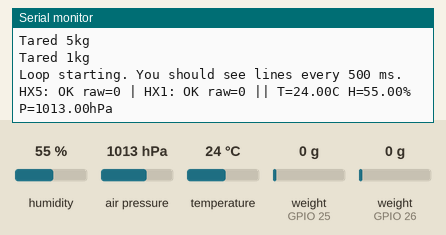
This sketch was run on a simulated ESP32. Shown: the last lines printed to the serial monitor. The inputs (shaded band) are chosen by the test bench; at power-on: humidity 55 %, weight on the scale (sensors on GPIO 25, GPIO 26) 0 g, air pressure 1013 hPa, temperature 24 °C.

Above: at 3.4 s.
3.5 s: humidity set to 22 %
At 5.2 s:
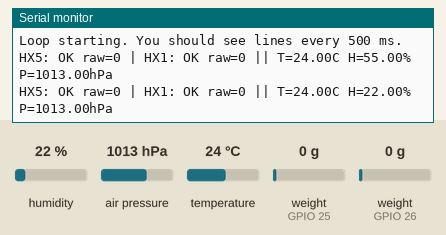
5.4 s: weight on the scale (sensor on GPIO 25) set to 100 g
At 6.9 s:
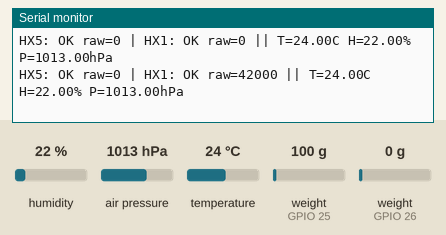
7.3 s: weight on the scale (sensor on GPIO 26) set to 100 g
At 8.2 s:
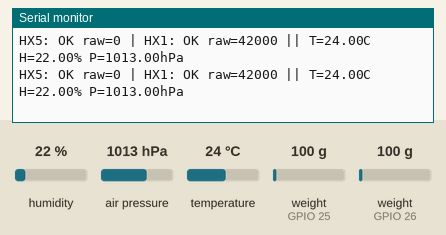
9.2 s: air pressure set to 952 hPa
At 10.4 s:
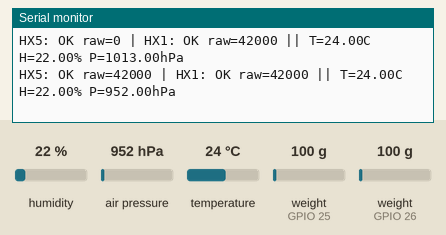
11.1 s: temperature set to 12 °C
At 12.8 s:
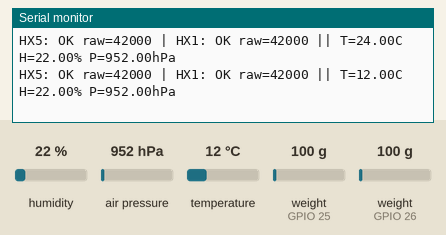
13.0 s: weight on the scale (sensor on GPIO 25) set to 1250 g
At 14.6 s:
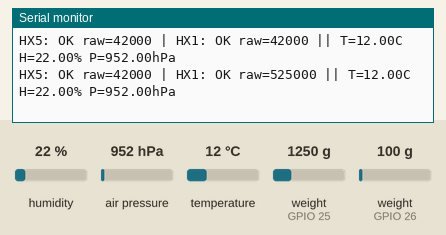
Timing chart, 0 to 15.9 s (numbered marks = the images above; inputs shaded):
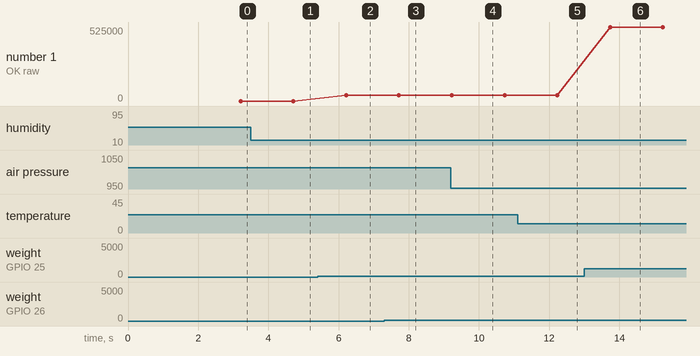

Measured:
- after the input at 3.5 s, the serial monitor: prints a new line after 1.2 s (image 1)
- after the input at 5.4 s, the serial monitor: prints a new line after 0.82 s (image 2)
- after the input at 9.2 s, the serial monitor: prints a new line at once (image 4)
- after the input at 11.1 s, the serial monitor: prints a new line after 1.1 s (image 5)
- after the input at 13.0 s, the serial monitor: prints a new line after 0.74 s (image 6)
- plotted number 1: 0 → 42000 after the input at 5.4 s, 42000 → 525000 after the input at 13.0 s

The sketch:

diy_scale.ino
```cpp
#include <Wire.h>
#include <Adafruit_BME280.h>
#include "HX711.h"

// HX711 pins
#define DT_5KG   26
#define SCK_5KG  27
#define DT_1KG   25
#define SCK_1KG  33

// BME280 pins
#define I2C_SDA  13
#define I2C_SCL  14

HX711 scale5kg;
HX711 scale1kg;
Adafruit_BME280 bme;

const int PRINT_MS = 500;
const int N_SAMPLES = 5;

// Try to wait for HX711 ready, but do not block forever
bool waitReady(HX711 &s, uint32_t timeout_ms) {
  uint32_t start = millis();
  while (!s.is_ready()) {
    if (millis() - start > timeout_ms) return false;
    delay(5);
  }
  return true;
}

void setup() {
  Serial.begin(115200);
  delay(200);

  // BME280
  Wire.begin(I2C_SDA, I2C_SCL);
  if (bme.begin(0x77)) Serial.println("BME280 ready.");
  else Serial.println("BME280 not found.");

  // HX711 init
  scale5kg.begin(DT_5KG, SCK_5KG);
  scale1kg.begin(DT_1KG, SCK_1KG);

  Serial.println("Checking HX711 readiness...");

  bool r5 = waitReady(scale5kg, 1500);
  bool r1 = waitReady(scale1kg, 1500);

  Serial.print("HX711 5kg ready: "); Serial.println(r5 ? "YES" : "NO");
  Serial.print("HX711 1kg ready: "); Serial.println(r1 ? "YES" : "NO");

  // Tare only the ones that are ready
  Serial.println("Taring (only ready scales)...");
  if (r5) { scale5kg.tare(); Serial.println("Tared 5kg"); }
  else Serial.println("Skip tare 5kg (not ready)");

  if (r1) { scale1kg.tare(); Serial.println("Tared 1kg"); }
  else Serial.println("Skip tare 1kg (not ready)");

  Serial.println("Loop starting. You should see lines every 500 ms.");
}

void loop() {
  // Check readiness each loop so it never freezes
  bool r5 = scale5kg.is_ready();
  bool r1 = scale1kg.is_ready();

  long raw5 = 0, raw1 = 0;
  if (r5) raw5 = scale5kg.read_average(N_SAMPLES);
  if (r1) raw1 = scale1kg.read_average(N_SAMPLES);

  float t = bme.readTemperature();
  float h = bme.readHumidity();
  float p = bme.readPressure() / 100.0f;

  Serial.print("HX5: "); Serial.print(r5 ? "OK" : "NO");
  Serial.print(" raw="); Serial.print(raw5);

  Serial.print(" | HX1: "); Serial.print(r1 ? "OK" : "NO");
  Serial.print(" raw="); Serial.print(raw1);

  Serial.print(" || T="); Serial.print(t, 2);
  Serial.print("C H="); Serial.print(h, 2);
  Serial.print("% P="); Serial.print(p, 2);
  Serial.println("hPa");

  delay(PRINT_MS);
}
```
